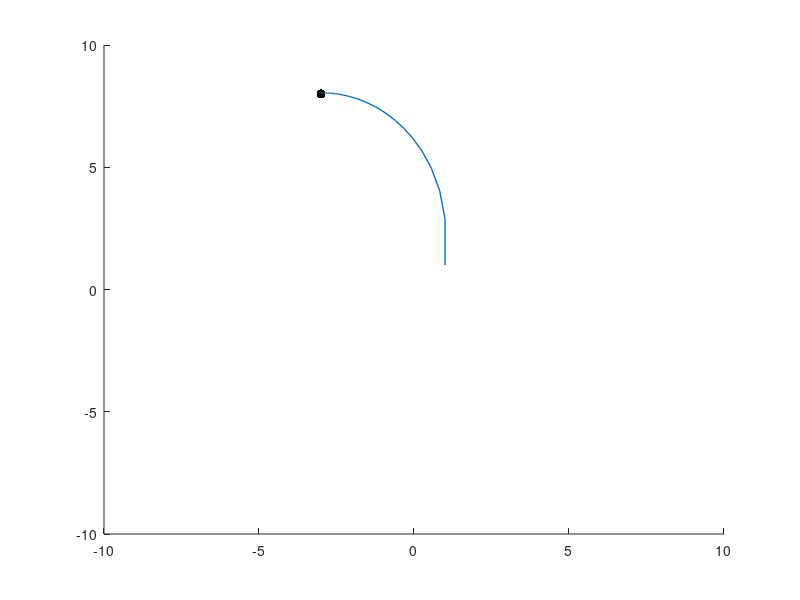
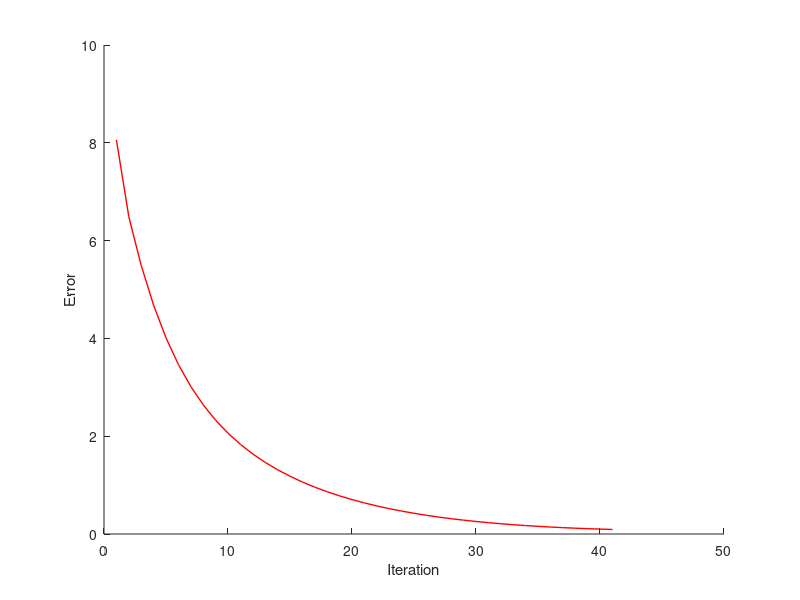
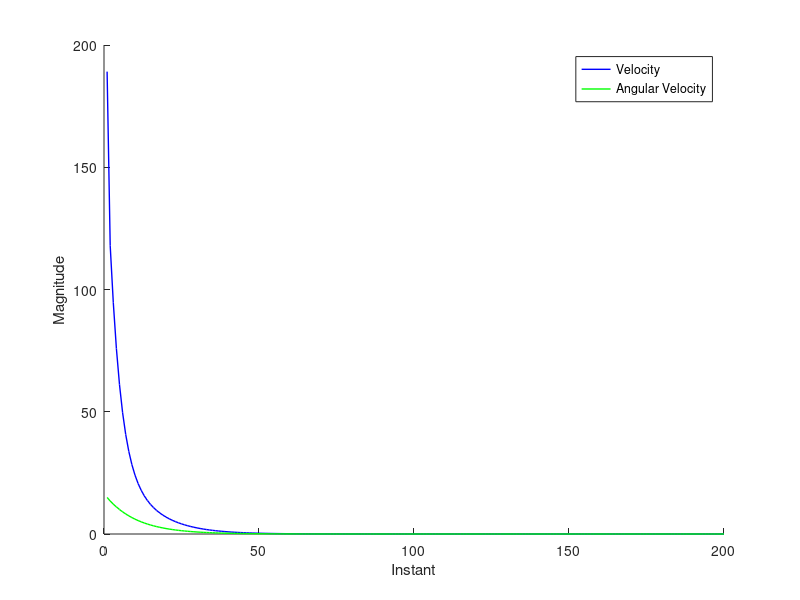

MATLAB code to generate these figures, in order:
clear all;
close all;
clc;

%% LQR Initialization

p = [-3;8;pi];
dt = 0.01;
N = 200;
MAX_ITER = 100;
l = 1:MAX_ITER;
x = zeros(3,length(l));
% I initiliaze all the state as initial position, so that in the first
% iteration the B matrix is constant
for i=1:N
    x(:,i) = [1;1;pi/2];
end
u = zeros(2,length(l));
error = zeros(1,MAX_ITER);

A = eye(3,3);
B = cell(1,N);
C = [1;1];
Q = [4, 0, 0;
    0, 10, 0;
    0, 0, 1];
R = 0.01*eye(2,2);
P = cell(1,N+1);
Qf = [5, 0, 0;
    0, 10, 0;
    0, 0, 1];
P{N+1} = Qf;
%% LQR algorithm
% the idea is that the matrix B is calculated taking in consideration the
% optimal trajectory calculated in the previous step. It's an eurustic
% method to pseudo-linearize a NL system. I can do it in a offline for
% cycle (using iter) or online (using t). The difference is that the online
% take into consideration the actual state, so it can provide for noises
% and distrubances. In both cases, I take the global optimum.
% An alternative (more correct) would be to use the DPP, but I can't use it
% online, since the B matrix would be just a constant.

TH = 1e-1;

% for t=1:N-1
for iter=1:MAX_ITER    % in this way, I calulate the trajectory offline
    for i=N:-1:iter
        B{i} = dt*[cos(x(3,i)), 0;
        sin(x(3,i)), 0;
         0, 1]; % B follows the simulated trajectory
        P{i} = Q+A'*P{i+1}*A-A'*P{i+1}*B{i}*inv(R+B{i}'*P{i+1}*B{i})*B{i}'*P{i+1}*A;
    end
    for j=iter:N
        K = inv(R+B{j}'*P{j+1}*B{j})*B{j}'*P{j+1}*A; % non usiamo P(1)?
        u(:,j) = -K*(x(:,j)-p);
        x(:,j+1) = A*x(:,j) + B{j}*u(:,j);
    end
    error(1,iter) = sqrt((x(1,iter)-p(1))^2+(x(2,iter)-p(2))^2);
    fprintf('---------------------------------------------------------\n')
    fprintf('Iteration %d\n', iter)
    fprintf('Actual State: [%d, %d, %d]\n', x(1,iter), x(2,iter), x(3,iter));
    fprintf('Desired State: [%d, %d, %d]\n', p(1), p(2), p(3));
    fprintf('Error: %d\n', error(1,iter));
    if error(1,iter) < TH
        break
    end
end

fprintf('Number of iterations: %d\n', iter);

%% Plots

figure(1), clf, hold on;
plot(p(1), p(2),'k.','MarkerSize',20);
plot(x(1,:), x(2,:),'LineWidth',1);
xlim([-10 10])
ylim([-10 10])

figure(2), clf, hold on;
plot(1:iter, error(1,1:iter),'r','LineWidth',1)
xlabel('Iteration')
ylabel('Error')

figure(3), clf, hold on;
plot(1:N, u(1,:),'b','LineWidth',1)
plot(1:N, u(2,:),'g','LineWidth',1)
legend('Velocity','Angular Velocity');
xlabel('Instant')
ylabel('Magnitude')